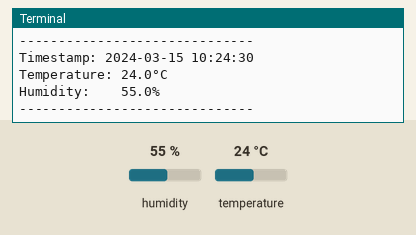
Recording of a program running on a simulated Raspberry Pi (BCM pin numbers). On the bench: the last lines printed to the terminal. The inputs (shaded band) are chosen by the test bench; at power-on: humidity 55 %, temperature 24 °C. The clock reads 2024-03-15 10:24:30 at power-on unless the program sets it.

Above: at 1.2 s.
1.3 s: humidity set to 22 %
At 4.2 s:
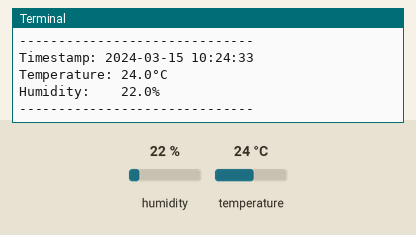
4.7 s: temperature set to 12 °C
At 7.1 s:
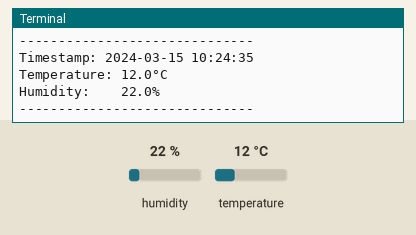
8.1 s: humidity set to 40 %
At 8.7 s:
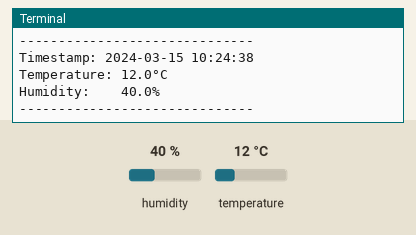
Timing chart, 0 to 11.1 s (numbered marks = the images above; inputs shaded):
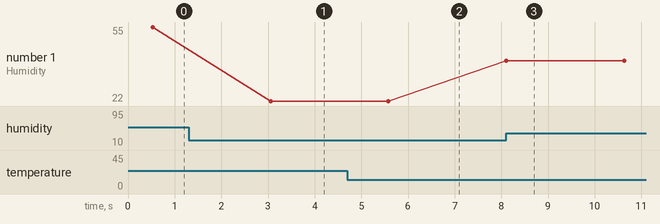

Measured:
- after the input at 1.3 s, the terminal: prints a new line after 1.8 s (image 1)
- after the input at 4.7 s, the terminal: prints a new line after 0.88 s (image 2)
- after the input at 8.1 s, the terminal: prints a new line at once (image 3)
- plotted number 1: 55 → 22 after the input at 1.3 s

The program:

normal_dht_read.py
```python
# !/usr/bin/env python

import Adafruit_DHT # This library handles the complex timing using RPi.GPIO internally
import time

# --- Sensor & GPIO Pin Configuration ---
# Sensor type: Adafruit_DHT.DHT11, Adafruit_DHT.DHT22, or Adafruit_DHT.AM2302
SENSOR_TYPE = Adafruit_DHT.DHT11

# GPIO pin where the DHT11 data line is connected (BCM numbering)
# This corresponds to physical pin 7 on the Raspberry Pi header
GPIO_PIN = 4

print("Starting DHT11 sensor readings (using Adafruit_DHT library)...")
print("Press Ctrl+C to stop.")
print("-" * 30)

try:
    while True:
        # Attempt to get sensor reading. read_retry will retry up to 15 times
        # waiting 2 seconds between each retry, which is good for reliability.
        humidity, temperature = Adafruit_DHT.read_retry(SENSOR_TYPE, GPIO_PIN)

        # Check if valid data was received
        if humidity is not None and temperature is not None:
            # Display the readings
            print(f"Timestamp: {time.strftime('%Y-%m-%d %H:%M:%S')}")
            print(f"Temperature: {temperature:.1f}°C")
            print(f"Humidity:    {humidity:.1f}%")
            print("-" * 30)

        else:
            # If readings are None, it means the sensor couldn't be read.
            print("Failed to retrieve data from sensor. Retrying...")
            print("-" * 30)

        time.sleep(2) # Wait 2 seconds before the next reading attempt

except KeyboardInterrupt:
    # Handle Ctrl+C to exit cleanly
    print("\nProgram stopped by user.")

except Exception as e:
    # Catch any other unexpected errors
    print(f"An unexpected error occurred: {e}")

# Note: Adafruit_DHT handles GPIO cleanup internally for its operations,
# so an explicit GPIO.cleanup() is often not strictly necessary here,
# unless you were doing other direct RPi.GPIO operations in the same script.
# For simplicity and robust practice, if you use RPi.GPIO directly anywhere else,
# ensure cleanup.
```
